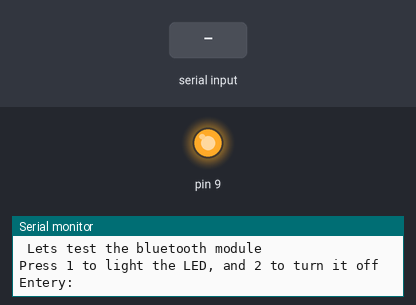
Bench run of a sketch on a simulated Arduino Uno, built with avr-gcc and run on an emulated ATmega328P. Shown: output pins drawn as LEDs (lit = HIGH), the last lines printed to the serial monitor. The test bench sets the inputs (shaded band).

Above: at 1.2 s.
1.3 s: "2" received over Serial
At 2.0 s:
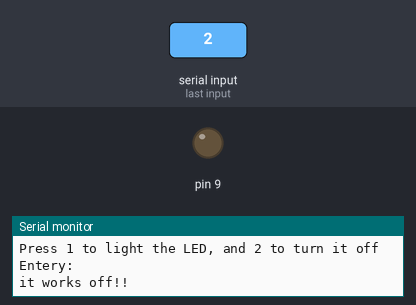
2.8 s: "1" received over Serial
At 3.1 s:
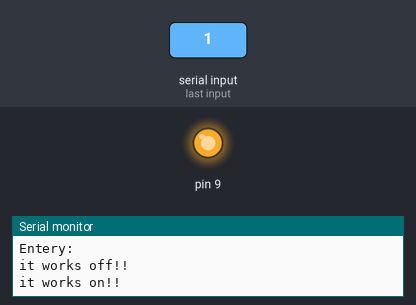
Timing chart, 0 to 5.8 s (numbered marks = the images above; inputs shaded):
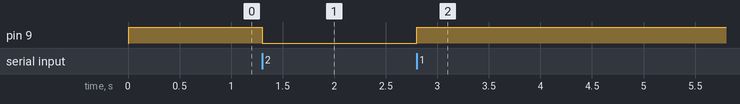

Measured:
- after the input at 1.3 s, pin 9: HIGH → LOW at once
- after the input at 2.8 s, pin 9: LOW → HIGH at once

The sketch:

BT_test_LED_blink.ino
```cpp
void setup() { // initialize the digital pin as an output.
// Pin 13 has an LED connected on most Arduino boards:
pinMode(9, OUTPUT); Serial.begin(38400);
Serial.println(" Lets test the bluetooth module");
Serial.println("Press 1 to light the LED, and 2 to turn it off");
Serial.println("Entery: "); digitalWrite(9, HIGH);
}

void loop() {
if (Serial.available()){
char input = Serial.read();
switch (input){
case '1': //turn led on
digitalWrite(9, HIGH); // set the LED on
delay(100); // wait for a second
Serial.println("it works on!!"); break;
case '2':
digitalWrite(9, LOW); // set the LED off
delay(100); // wait for a second
Serial.println("it works off!!");
break;
}
}
}
```
